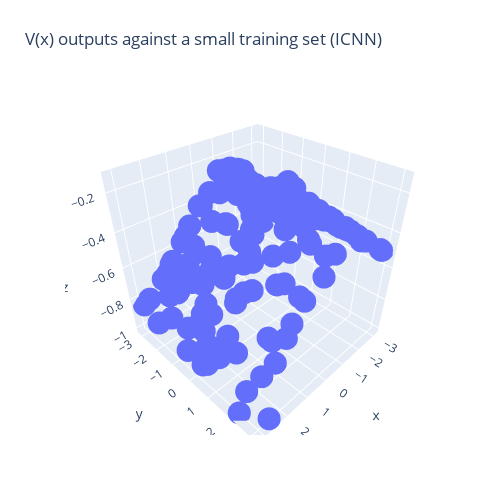

The notebook cell this image was saved under:
### Code cell
import plotly.graph_objects as go
import numpy as np

# Assuming your x_plot, y_plot, and evals are lists of 199 elements each
x_plot = np.array(x_plot)
y_plot = np.array(y_plot)
evals = np.array(evals)

fig = go.Figure(
    data=[go.Scatter3d(x=x_plot, y=y_plot, z=evals, mode='markers')]
)
fig.update_layout(
    title='V(x) outputs against a small training set (ICNN)',
    autosize=False,
    width=500,
    height=500,
    margin=dict(l=65, r=50, b=65, t=90),
    scene_aspectmode='cube'
)
fig.show()

### Figure 1 — Plotly figure (JSON) as saved in the notebook; plotly's stock layout.template omitted (floating-point values rounded to 4 significant figures; data arrays with more than 128 entries replaced by an {"elided": "..."} marker saying what was removed)
{"data": [{"mode": "markers", "type": "scatter3d", "x": {"elided": "200 float values"}, "y": {"elided": "200 float values"}, "z": {"elided": "200 float values"}}], "layout": {"autosize": false, "height": 500, "margin": {"b": 65, "l": 65, "r": 50, "t": 90}, "scene": {"aspectmode": "cube"}, "title": {"text": "V(x) outputs against a small training set (ICNN)"}, "width": 500}}
